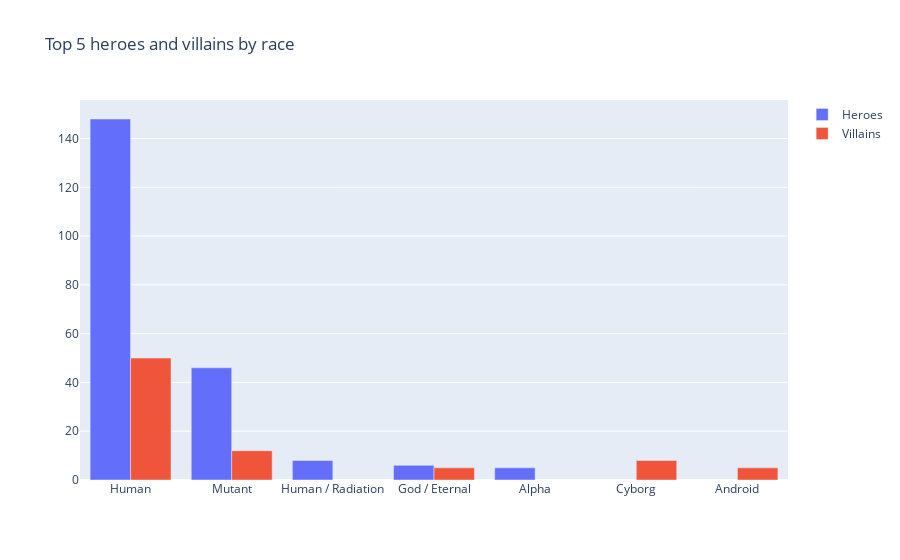

This figure's notebook cell:
### Code cell
#heroes and villains by race chart
fig_top_5_heros_race=go.Bar(x=top_5_heroes_race.index, 
                   y=top_5_heroes_race.values, 
                   name='Heroes')

fig_top_5_villains_race=go.Bar(x=top_5_villians_race.index, 
                     y=top_5_villians_race.values, 
                     name='Villains')

layout=go.Layout(title='Top 5 heroes and villains by race', 
                 barmode='group')

fig=go.Figure(data=[fig_top_5_heros_race, fig_top_5_villains_race], layout=layout)
fig.show()

### Figure 1 — Plotly figure (JSON) as saved in the notebook; plotly's stock layout.template omitted (floating-point values rounded to 4 significant figures)
{"data": [{"name": "Heroes", "type": "bar", "x": ["Human", "Mutant", "Human / Radiation", "God / Eternal", "Alpha"], "y": [148, 46, 8, 6, 5]}, {"name": "Villains", "type": "bar", "x": ["Human", "Mutant", "Cyborg", "Android", "God / Eternal"], "y": [50, 12, 8, 5, 5]}], "layout": {"barmode": "group", "title": {"text": "Top 5 heroes and villains by race"}}}
